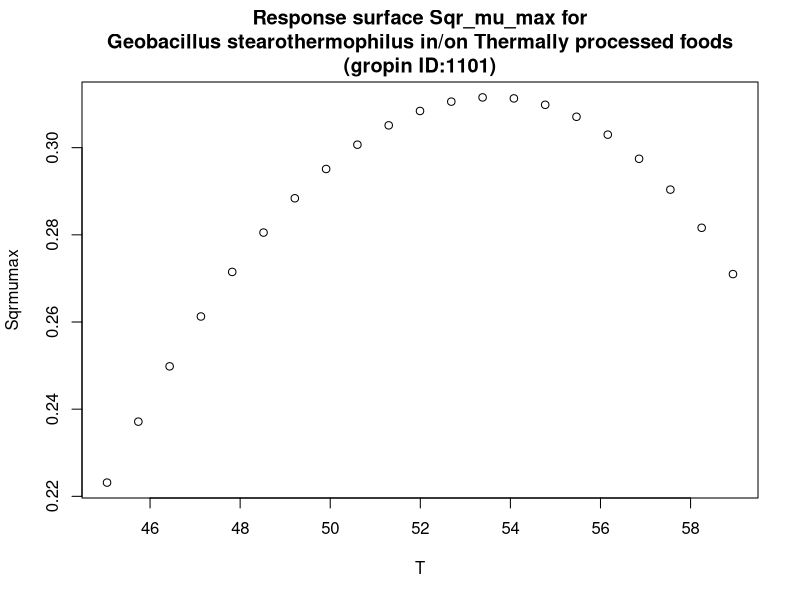

This figure's R source:
#############################
# start of Parameter script
#############################
T <- seq(45.045,58.9410589410589,length.out=21)
#############################
# end of Parameter script
#############################
############################# 
# start of Model script Gropin ID 1101 
#############################
 
# constant coefficients for this model
 
variables <- data.frame(T)
argumentsPar <- unique.data.frame(expand.grid(variables))
 
# heart of the model
response_surface <- function(T) {
   mumax <-sqrt((1/10.3)* ((T-64.2)*((T-38.2)^2))/((53.6-38.2)* (((53.6-38.2)*(T-53.6)-(53.6-64.2)*(53.6+38.2-2*T)))))

	return(mumax=mumax)
} 

# output parameters
responseSurface <- cbind(argumentsPar,response_surface(argumentsPar['T']))
colnames(responseSurface) <- c(colnames(argumentsPar),'Sqrmumax')
#############################
# End of Model script
#############################
############################# 
# start of Visualisation script Gropin ID 1101 
#############################
titleText <-'Response surface Sqr_mu_max for
Geobacillus stearothermophilus in/on Thermally processed foods
(gropin ID:1101)'
plot(T,responseSurface$'Sqrmumax',xlab='T',
                          ylab='Sqrmumax',main=titleText)
#############################
# End of Visualisation script
#############################
